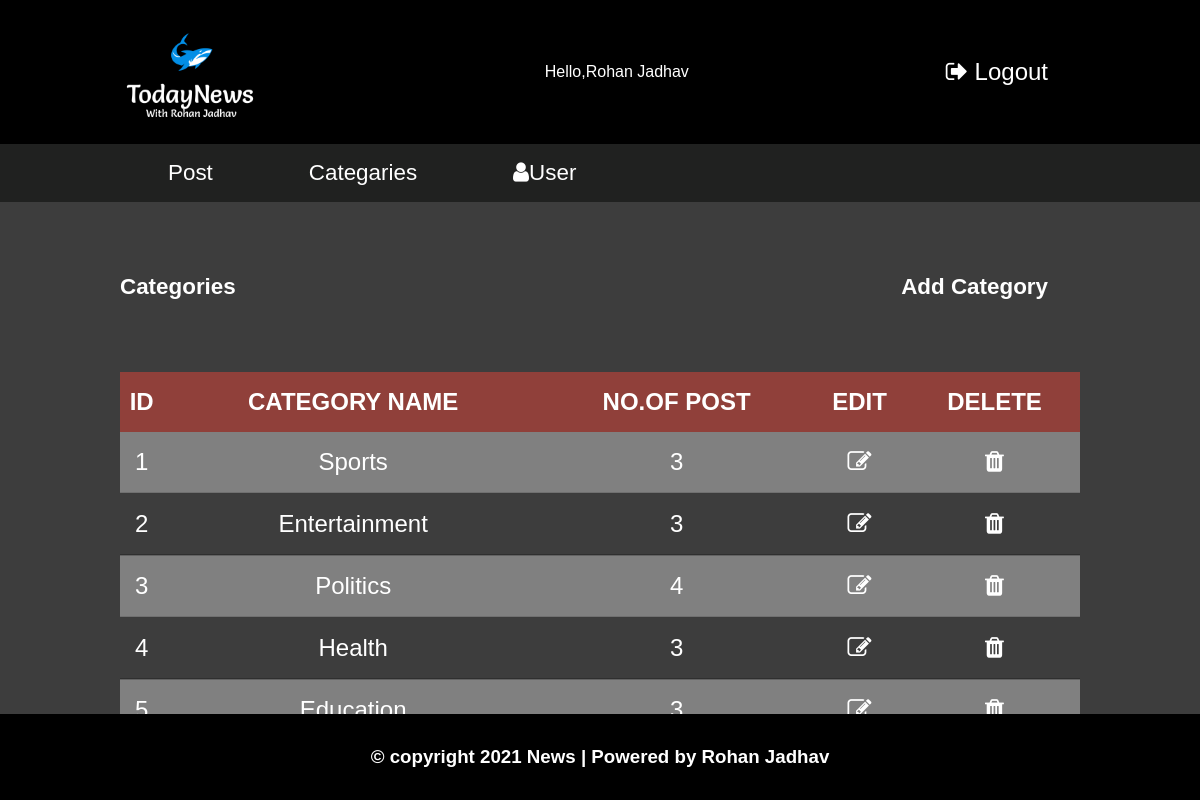
/admin/category.php (signed in), run on the app's committed database.
### tables this page shows
CREATE TABLE `category` (
  `category_id` int(11) NOT NULL,
  `category_name` varchar(50) NOT NULL,
  `post` int(11) DEFAULT 0
);

### admin/category.php (the view, shortened to what this page needs)
<!DOCTYPE html>
<html lang="en">
<head>
    <link rel="stylesheet" href="https://stackpath.bootstrapcdn.com/font-awesome/4.7.0/css/font-awesome.min.css">
    <link rel="stylesheet" href="css/header.css">
    <link rel="stylesheet" href="css/admin_home.css">
</head>
<body>
    <?php
        include 'header.php';
    ?>
<div class="container">
<div id="title">
    <h1>Categories</h1>
    <a href="add_category.php">Add Category</a>
</div>
</div>
    <div class="container" id="table">
    <?php
        include 'conn.php';
        $sql = "select *from category";
        $result = mysqli_query($conn,$sql) or die('Query Error');
        if(mysqli_num_rows($result) > 0){
    ?>
    <table>
        <thead>
            <tr>
                <th>ID</th>
                <th>CATEGORY NAME</th>
                <th>NO.OF POST</th>
                <th>EDIT</th>
                <th>DELETE</th>
            </tr>
        </thead>
        <tbody>
        <?php
            while($res = mysqli_fetch_assoc($result)){
        ?>
            <tr>
                <td><?php echo $res['category_id']?></td>
                <td><?php echo $res['category_name']?></td>
                <td><?php echo $res['post']?></td>
                <td><a href=""><i class="fa fa-pencil-square-o"></i></a></td>
                <td><a href="delete.php"><i class="fa fa-trash"></i></a></td>
            </tr>
            <?php
            }
            ?>
        </tbody>
    </table>
    <?php
        }
    ?>
    </div>
    <?php include 'footer.php' ?>
</body>
</html>

### admin/css/header.css (style rules this page uses)
* { padding:0px; margin:0px; box-sizing: border-box; font-family: Arial, Helvetica, sans-serif; }
.container { width:80%; margin:0px auto; }

### admin/css/admin_home.css (style rules this page uses)
body { background-color:#3d3d3d; }
#title { display:flex; justify-content: space-between; padding: 4rem 0rem; align-items: center; }
#title h1 { color:#ffffff; }
#title a { color:#ffffff; padding:0.5rem 2rem; text-decoration:none; font-size:1.4rem; font-weight:bold; }
table { border-collapse:collapse; width:100%; font-size:1.5rem; color:#ffffff; }
table thead tr { background-color:#f4433673; }
table thead tr th,tbody tr td { padding:1rem 0rem; }
table tbody tr { text-align:center; padding:1rem 0rem; }
table tbody tr:nth-child(odd) { background-color:#ebebeb63; border-bottom:2px solid #3a3a3a3a; }
table tbody tr:nth-child(even) { border-bottom:2px solid #0000003a; }
.fa-trash { color:#ffffff; }
.fa-pencil-square-o { color:#ffffff; }

### admin/css/responsive.css (style rules this page uses)
#title h1 { font-size:1.4rem; }

### data on the page
category: category_id "1", category_name "Sports", post "3"
category: category_id "2", category_name "Entertainment", post "3"
category: category_id "3", category_name "Politics", post "4"
category: category_id "4", category_name "Health", post "3"
category: category_id "5", category_name "Education", post "3"

### other printed values
$_SESSION['firstName'] "Rohan"
$_SESSION['lastName'] "Jadhav"
